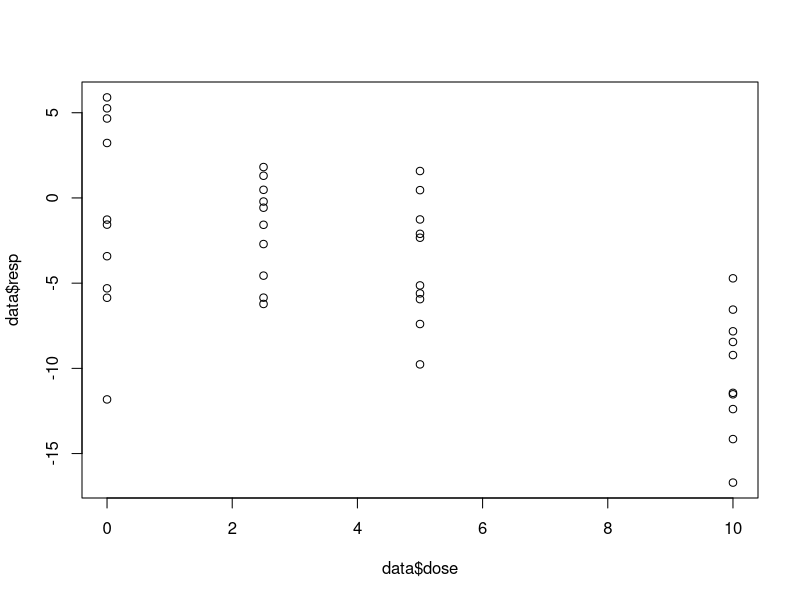
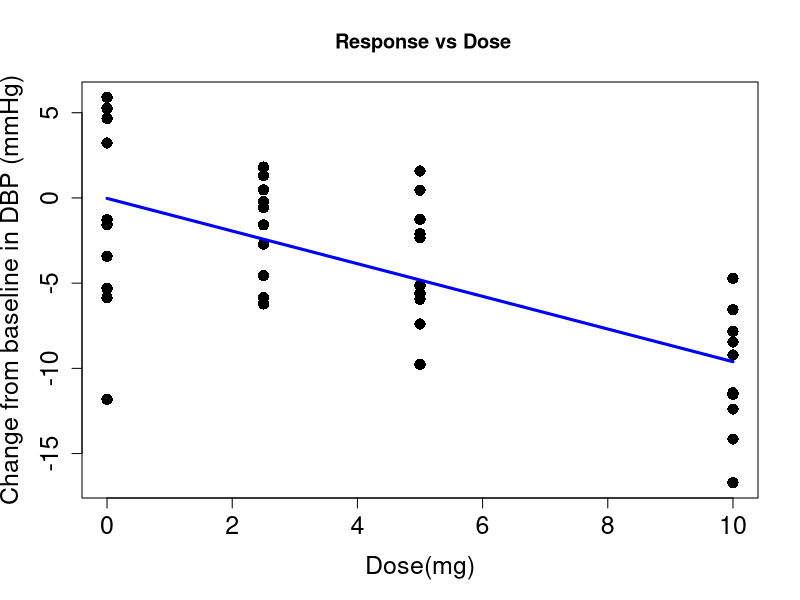
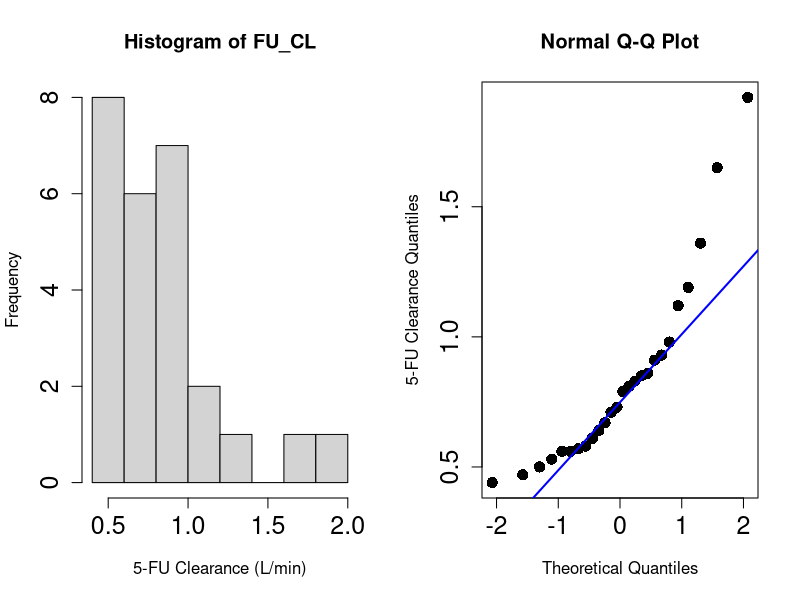
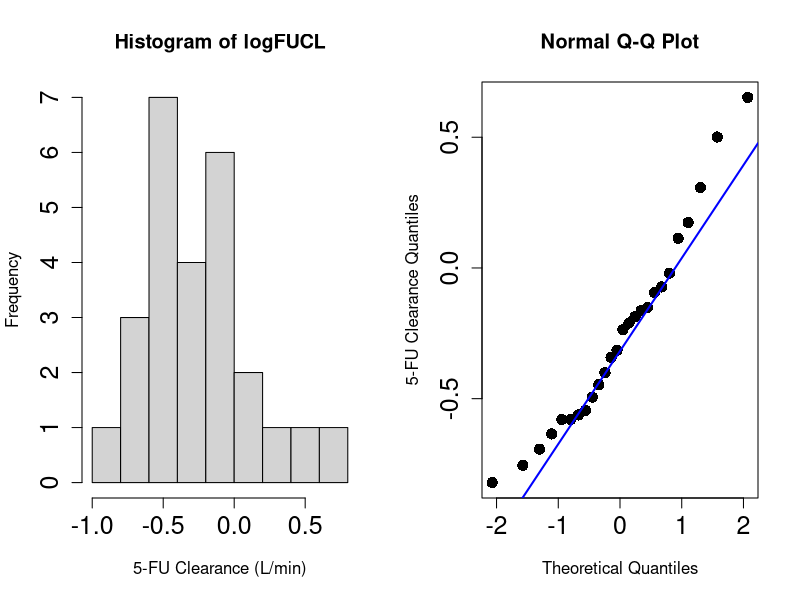
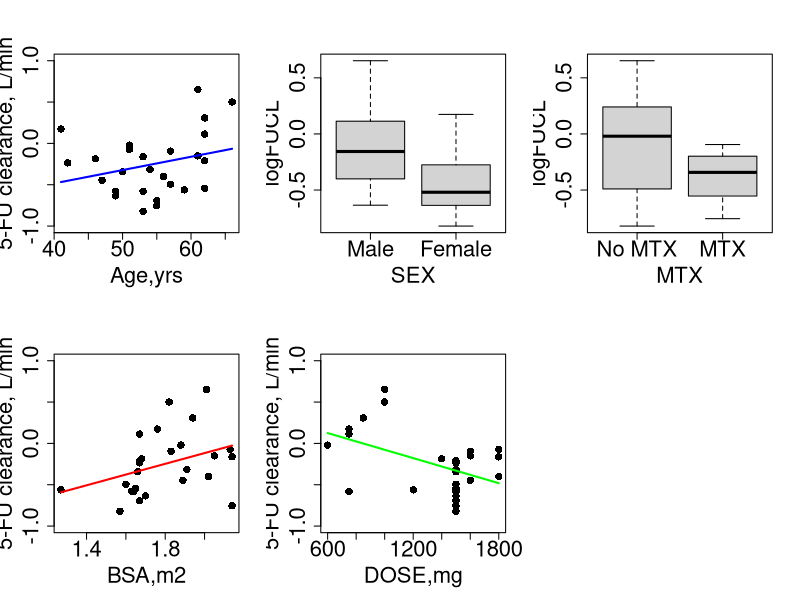
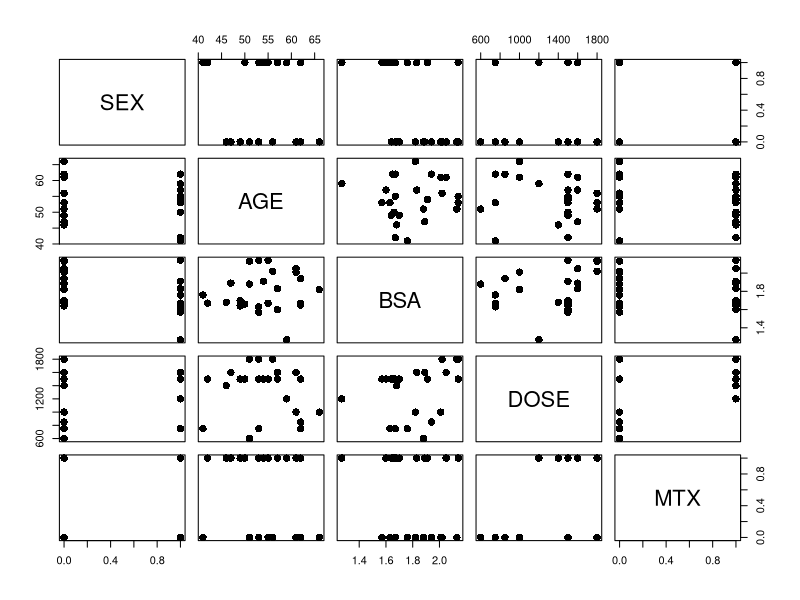
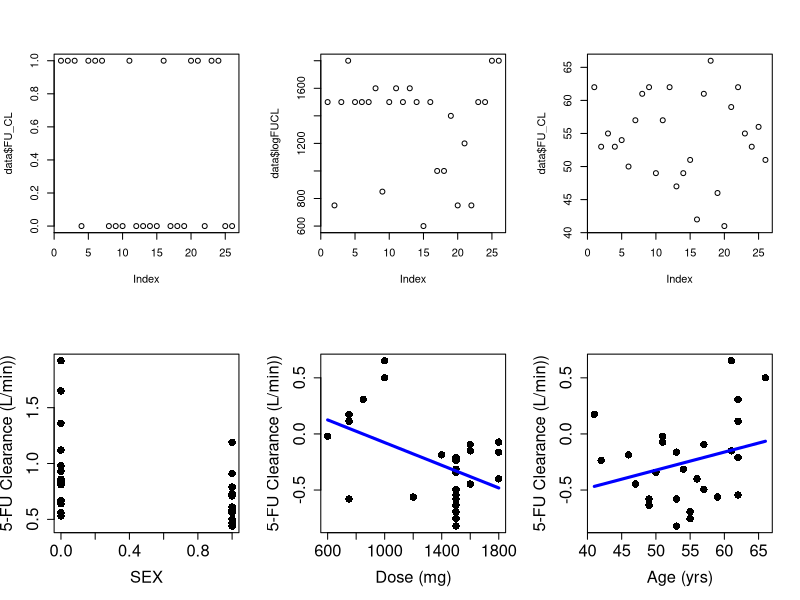
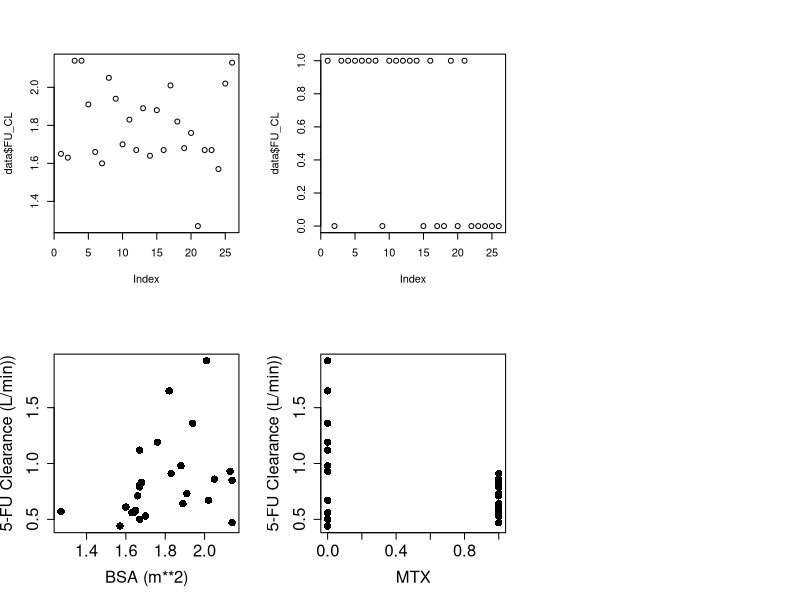

Here is the R script that generated these plots, in order: (Note: this script raises an error after producing the figures.)
#### read in data set 
data<-read.csv("SimpleLinReg_day2.csv", header=TRUE)
str(data)
head(data)
dev.off
plot(data$dose, data$resp)

attach(data)
myfit<-lm(resp~dose)
summary(myfit)

resid(myfit)
fitted(myfit)
plot(dose,resp,cex = 1.5,cex.axis=1.5,cex.lab=1.5,ylab=
       "Change from baseline in DBP (mmHg)",
     xlab="Dose(mg)",pch = 16, 
     main=" Response vs Dose")

lines(dose, fitted(myfit),lwd = 3.0,col="blue")
confint(myfit)
anova(myfit)
### Multiple Comparisons using Tukey's Method###
TukeyHSD(aov(resp~as.factor(dose)))
detach(data)

#######################################################################################
############# MULTIPLE LINEAR REGRESSION #################################3
fudata<-read.csv("MltplLinReg_Day2.csv", header = TRUE)
str(fudata)
head(fudata)

attach(fudata)
### exploratory plots ###
par(mfrow=c(1,2))
hist(FU_CL, breaks=10, xlab="5-FU Clearance (L/min)", 
     cex=1.5, cex.axis=1.5)
qqnorm(FU_CL, pch=16, cex=1.5, cex.axis=1.5, 
       ylab = "5-FU Clearance Quantiles")
qqline(FU_CL, col="blue", cex=1.5, lwd=2.0)

### Clearance is log-normally distributed ###
fudata$logFUCL<-log(FU_CL)
attach(fudata)
par(mfrow=c(1,2))
hist(logFUCL, breaks=10, xlab="5-FU Clearance (L/min)", 
     cex=1.5, cex.axis=1.5)
qqnorm(logFUCL, pch=16, cex=1.5, cex.axis=1.5, 
       ylab = "5-FU Clearance Quantiles")
qqline(logFUCL, col="blue", cex=1.5, lwd=2.0)


### semi-log plots ###
par(mfrow=c(2,3))
plot(AGE,logFUCL,ylim=c(-1,1),cex = 1.5,
     cex.axis=2.0,cex.lab=2.0,
     ylab="5-FU clearance, L/min",xlab="Age,yrs",pch = 16)
clfit1<-lm(logFUCL~AGE)
lines(AGE, fitted(clfit1),lwd = 2.0,col="blue")

boxplot(logFUCL~SEX,cex=1.5,cex.axis=2.0,cex.lab=2.0,
        names=c("Male","Female"))
boxplot(logFUCL~MTX,cex=1.5,cex.axis=2.0,cex.lab=2.0,
        names=c("No MTX","MTX"))
plot(BSA,logFUCL,ylim=c(-1,1),cex = 1.5,cex.axis=2.0,
     cex.lab=2.0,
     ylab="5-FU clearance, L/min",xlab="BSA,m2",pch = 16)
clfit2<-lm(logFUCL~BSA)
lines(BSA, fitted(clfit2),lwd = 2.0,col="red")

plot(DOSE,logFUCL,ylim=c(-1,1),cex = 1.5,cex.axis=2.0,cex.lab=2.0,
     ylab="5-FU clearance, L/min",xlab="DOSE,mg",pch = 16)
clfit3<-lm(logFUCL~DOSE)
lines(DOSE, fitted(clfit3),lwd = 2.0,col="green")

### Relationship Among Covariates ###
pairs(fudata[,2:6], pch=16, cex=1.5)
  ## correlation matrix##
cor(fudata[,2:6])
cor.test(MTX,DOSE)
cor.test(AGE,BSA)
cor.test(SEX,BSA)

### univariate analysis ####
  ### CL vs sex ##
plot(fudata$SEX, data$FU_CL)
attach(fudata)
LM_fu_sex<-lm(log(FU_CL) ~ factor(SEX))
summary(LM_fu_sex)
resid(LM_fu_sex)
fitted(LM_fu_sex)
plot(SEX,FU_CL,cex = 1.5,cex.axis=1.5,cex.lab=1.5,ylab=
       "5-FU Clearance (L/min))",xlab="SEX",pch = 16)
lines(SEX, fitted(LM_fu_sex),lwd = 3.0,col="blue")

### CL vs Dose ##
plot(fudata$DOSE, data$logFUCL)
attach(fudata)
LM_fu_dose<-lm(logFUCL ~ DOSE)
summary(LM_fu_dose)
resid(LM_fu_dose)
fitted(LM_fu_dose)
plot(DOSE,logFUCL,cex = 1.5,cex.axis=1.5,cex.lab=1.5, ylab=
       "5-FU Clearance (L/min))",xlab="Dose (mg)", pch = 16)
lines(DOSE, fitted(LM_fu_dose),lwd = 3.0,col="blue")

### CL vs Age ##
plot(fudata$AGE, data$FU_CL)
attach(fudata)
LM_fu_age<-lm(log(FU_CL) ~ AGE)
summary(LM_fu_age)
resid(LM_fu_age)
fitted(LM_fu_age)
plot(AGE,logFUCL,cex = 1.5,cex.axis=1.5,cex.lab=1.5, ylab=
       "5-FU Clearance (L/min))",xlab="Age (yrs)", pch = 16)
lines(AGE, fitted(LM_fu_age),lwd = 3.0,col="blue")

### CL vs BSA ##
plot(fudata$BSA, data$FU_CL)
attach(fudata)
LM_fu_bsa<-lm(log(FU_CL) ~ BSA)
summary(LM_fu_bsa)
resid(LM_fu_bsa)
fitted(LM_fu_bsa)
plot(BSA,FU_CL,cex = 1.5,cex.axis=1.5,cex.lab=1.5, ylab=
       "5-FU Clearance (L/min))",xlab="BSA (m**2)", pch = 16)
lines(BSA, fitted(LM_fu_bsa),lwd = 3.0,col="blue")

### CL vs MTX ##
plot(fudata$MTX, data$FU_CL)
attach(fudata)
LM_fu_mtx<-lm(log(FU_CL) ~ factor(MTX))
summary(LM_fu_mtx)
resid(LM_fu_mtx)
fitted(LM_fu_mtx)
plot(MTX,FU_CL,cex = 1.5,cex.axis=1.5,cex.lab=1.5, ylab=
       "5-FU Clearance (L/min))",xlab="MTX", pch = 16)
lines(MTX, fitted(LM_fu_mtx),lwd = 3.0,col="blue")


### Scaling of continuous covariates ###
  ### Dose, scaled by 1000 ####
fudata$DOSE1<-DOSE/1000
fudata$AGE1<-AGE/50
fudata$BSA1<-BSA/1.7
fudata$logFUCL<-log(FU_CL)
head(fudata)

### scaled univariate analysis ####
### CL vs Dose ##
attach(fudata)
detach(fudata)
LM_fu_dose2<-lm(fudata$logFUCL ~ fudata$DOSE1)
summary(LM_fu_dose2)

### CL vs Age ##
LM_fu_age2<-lm(log(FU_CL) ~ AGE1)
summary(LM_fu_age2)

### CL vs BSA ##
LM_fu_bsa2<-lm(log(FU_CL) ~ BSA1)
summary(LM_fu_bsa2)


##########################################################
###### Full model #########
full_lm<-lm(fudata$logFUCL ~ fudata$DOSE1 + fudata$AGE1 + 
        fudata$BSA1 + factor(fudata$SEX) + factor(fudata$MTX))
summary(full_lm)

#### sig p-value from this F-test says at least one beta is not=0; ##
  ###hence reject Null---

#### Backward elimination to help choose estimate; ###
###remove predictor with large p-value--
### in this case, MTX predictor had highest p-value, so removed---

red_lm1<-lm(fudata$logFUCL ~ fudata$DOSE1 + fudata$AGE1 + 
        fudata$BSA1 + factor(fudata$SEX))
summary(red_lm1)

### Now dose even more sig, even BSA sig now---
### Now, remove Age b/c had highest p-value--

red_lm2<-lm(fudata$logFUCL ~ fudata$DOSE1 + fudata$BSA1 + 
          factor(fudata$SEX))
summary(red_lm2)

### final model ###
red_lm3<-lm(fudata$logFUCL ~ fudata$DOSE1 + fudata$BSA1)
summary(red_lm3)


#### Forward model building is opposite; adds one at a time---
#### Stepwise procedure does both at same time (software does this)---

### How to detect/remove collinear predictors---
#### find condition number (K)---
attach(fudata)
mm<-model.matrix(~+AGE+BSA+DOSE+SEX+MTX)
kappa(t(mm) %*% mm)
#### K is high, suggesting collinearity---
### When scale predictors---
mm1<-model.matrix(~ + fudata$AGE1 + fudata$BSA1 + fudata$DOSE1 + fudata$SEX + fudata$MTX)
kappa(t(mm1) %*% mm1)
#### K dropped by 300,000-fold---
### #### Final model and scaled covariates--
mm2<-model.matrix(~ + fudata$BSA1 + fudata$DOSE1)
kappa(t(mm2) %*% mm2)
### K dropped even further, now value suggests no collinearity--

#### Check Regression Diagnostics, assess normality of error assumptions--
par(mfrow=c(2,2))
qqnorm(red_lm3$res,ylab="Raw Residuals",cex=1.5,cex.axis=1.5,cex.lab=1.5,pch=16)
qqline(red_lm3$res,lwd=2.0)
qqnorm(rstudent(red_lm3),ylab=" Studentized residuals",pch=16,cex=1.5,cex.axis=1.5,cex.lab=1.5)
abline(0,1,lwd=2.0)

### Draw histogram of residuals, should be around zero
hist(red_lm3$res,10,cex=1.5,cex.axis=1.5,cex.lab=1.5,xlab="Raw Residuals",main="")
### Boxplot of residuals, should be around zero-
boxplot(red_lm3$res,cex=1.5,cex.axis=1.5,cex.lab=1.5,pch=16,ylab="Raw Residuals")

#### Check constant variance assumption---
### Plot residual on y-axis, predicted log(CL) on x-axis, residuals should be zero--
par(mfrow=c(1,2))
plot(fudata$logFUCL, red_lm3$res, cex=1.5,cex.axis=1.5,cex.lab=1.5,xlab="log(5FU CL)",
     ylab="Residuals")
abline(0,0,lwd=2.0)


#### Calculate leverage (influence in x-direction) with "hat function"--
x<-model.matrix(red_lm3)
lev<-hat(x)

### plot leverage--
par(mfrow=c(1,1))
plot(lev,ylab="Leverage",cex=2.0,cex.lab=1.5,cex.axis = 1.5,pch = 16)
abline(0.23,0, lwd=1.5)
names(lev)<-ID
lev[lev>0.23]
### Rule of thumb, if lev>2*p/n, then influential---

### Calculate standardized residuals (influence in y-directon)
### if residuals > +/- 2, then they're outliers
par(mfrow=c(1,2))
plot(red_lm3$res,ylab="Residuals",cex=1.5,cex.lab=1.5,cex.axis = 1.5,pch= 16)
#### extract standardized outliers--
plot(rstandard(red_lm3),ylab="StandardizedResiduals",cex=1.5,cex.lab=1.5,
     cex.axis = 1.5,pch = 16,ylim=c(-3,3))
abline(h=-2)
abline(h=2)
### Extract studentized outliers--
plot(rstudent(red_lm3),ylab="Studentized Residuals",cex=1.5,cex.lab=1.5,cex.axis = 1.5,pch = 16,ylim=c(-3,3))
abline(h=-2)
abline(h=2)

#### check measures of fits
influence.measures(red_lm3)
#### those rows (subjects) with astericks are outliers--


#####################################################################
######### Interpretation of Categorical Covariates ####

### bivariate analysis ####
 ### dose/response with dDBP ##
   ### add 40 random 0 or 1 (males=0, females=1)
Sex<-rbinom(40,1,0.50)
data$SEX<-Sex
head(data)
Sex1<-factor(data$SEX)
attach(data)
drlm<-lm(resp ~ dose + Sex1)
summary(drlm)

plot(dose,resp,cex = 1.5,cex.axis=1.5,cex.lab=1.5, ylab=
       "dDBP(mmHg)",xlab="Dose(mg)", pch = 16)
abline(1.6093, -0.9855, col="blue", lwd=2.5)
(1.6093)+(-2.6376)
abline(-1.0283, -0.9855, col="red", lwd=2.5)
legend("topright", lwd=c(1,1),col=c("blue", "red"), 
  legend = c("Males", "Females"))
